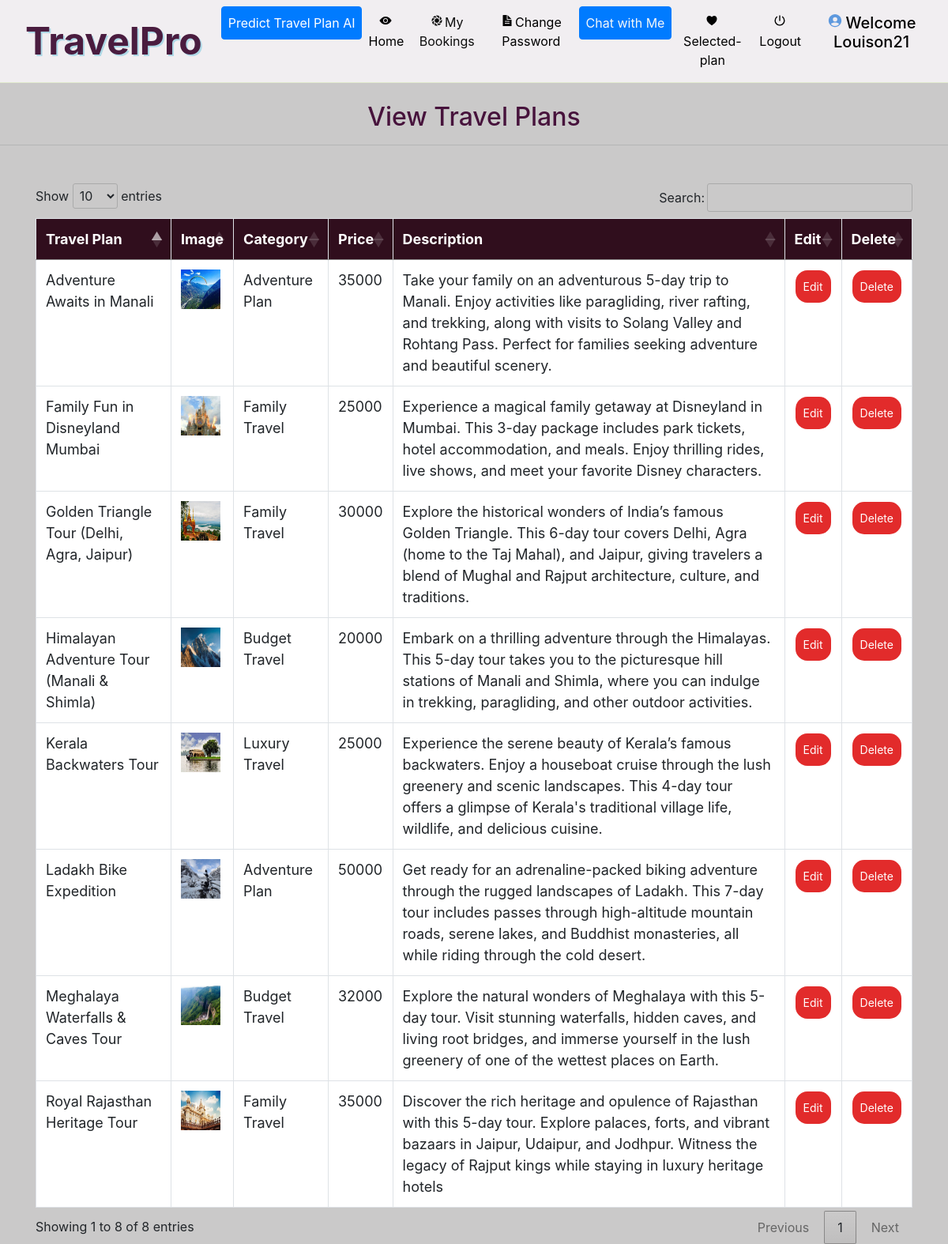
The app's page /admin_view_product (signed in) with its own data.
### grocery/models.py (models this page shows, shortened)
class Product(models.Model):
    category = models.ForeignKey(Category, on_delete=models.CASCADE, related_name='products', null=True)
    image = models.FileField(null=True)
    name = models.CharField(max_length=100)
    price = models.IntegerField(null=True)
    desc = models.TextField(null=True)
    stock = models.IntegerField(default=0)

class Category(models.Model):
    name = models.CharField(max_length=30, null=True)

### grocery/views.py (the view)
# urls.py: path('admin_view_product', Admin_View_product, name='admin_view_product'),
def Admin_View_product(request):
    if not request.user.is_authenticated:
        return redirect('login_admin')
    pro = Product.objects.all()
    d = {'pro': pro}
    return render(request, 'admin_view_product.html', d)

### grocery/templates/admin_view_product.html (shortened to what this page needs)
{% extends 'navigation.html' %}
{% block body %}
<center><h2 style="color:rgb(71, 19, 60);margin-top:2%">View Travel Plans</h2></center><hr>
 <div class="container" style="margin-top:4%">
<table class="table table-bordered" id="myTable">
  <thead>
  <tr>
    <th>Travel Plan</th>
    <th>Image</th>
      <th> Category</th>
    <th>Price</th>
       <th> Description</th>
    <th>Edit</th>
      <th>Delete</th>
  </tr>
  </thead>
   <tbody>
    {% for i in pro %}
  <tr>
    <td>{{i.name}}</td>
    <td><img src="{{i.image.url}}" style="width:50px;height:50px"></td>
      <td>{{i.category.name}}</td>
      <td>{{i.price}}</td>
      <td>{{i.desc}}</td>
    <td><a href="{% url 'edit_product' i.id %}"><button class="button button1 btn-success">Edit</button></a>
    </td>
      <td><a href="{% url 'delete_product' i.id %}" onclick="return confirm('Are you sure?')"><button class="button button1 btn-danger">Delete</button></a></td>
  </tr>
    {% endfor %}
    </tbody>
</table>
 </div>
{% endblock %}

### grocery/templates/navigation.html (shortened to what this page needs)
<!DOCTYPE html>
<html lang="en">
<head>
    {% load static %}
    <link rel="stylesheet" href="https://maxcdn.bootstrapcdn.com/bootstrap/4.0.0/css/bootstrap.min.css">
    <link rel="stylesheet" href="//cdn.datatables.net/1.10.19/css/jquery.dataTables.min.css">
    <link rel="stylesheet" href="https://cdnjs.cloudflare.com/ajax/libs/font-awesome/4.7.0/css/font-awesome.min.css">
</head>
<body style="background-color:rgb(202, 201, 201)">
<nav class="navbar navbar-expand-sm" style="background-color : #f1eef1 ; border-bottom:1px solid #e0e9cd">
    <a class="navbar-brand pl-3" href="#" style="color: rgb(74, 28, 63); font-weight: bold; font-size: 3rem; text-shadow: 2px 2px lightblue;">TravelPro</a>
    <div class="collapse navbar-collapse" id="collapsibleNavbar">
        <ul class="navbar-nav pl-2 text-center">
            {% if request.user.username %}
                {% if not request.user.is_staff %}
                <li class="nav-item">
                    <a class="nav-link btn btn-primary" href="https://intelligenttravelplanningsystem.streamlit.app/" style="color: rgb(255, 255, 255);" target="_blank">
                       </ion-icon> Predict Travel Plan AI
                    </a>
                </li>
                <li class="nav-item">
                    <a class="nav-link" href="{% url 'view_product' 0 %}" style="color:rgb(0, 0, 0)"><ion-icon style="margin-right:2px" name="eye"></ion-icon>Home</a>
                </li>
                <li class="nav-item">
                    <a class="nav-link" href="{% url 'view_booking' %}" style="color:rgb(13, 13, 13)"><ion-icon style="margin-right:2px" name="aperture"></ion-icon>My Bookings</a>
                </li>
                <li class="nav-item">
                    <a class="nav-link" href="{% url 'change_password' %}" style="color:rgb(1, 1, 1)"><ion-icon style="margin-right:2px" name="document-text-sharp"></ion-icon>Change Password</a>
                </li>
                {% endif %}
                {% if not request.user.is_staff %}
                    <li class="nav-item">
                        <a class="nav-link btn btn-primary" href="{% url 'chatbot' %}" style="color:rgb(244, 247, 248)">
                            </ion-icon>Chat with Me
                        </a>
                    </li>
                        <a class="nav-link" href="{% url 'cart' %}" style="color:rgb(1, 1, 1)">
                            <ion-icon style="margin-right:2px" name="heart"></ion-icon>Selected-plan
                        </a>
                {% endif %}
                <li class="nav-item">
                    <a class="nav-link" href="{% url 'logout' %}" style="color:rgb(0, 0, 0)"><ion-icon style="margin-right:1px" name="power-sharp"></ion-icon>Logout</a>
                </li>
                {% if not request.user.is_staff %}
                <li class="nav-item">
                    <a href="{% url 'profile' %}"><h5 class="nav-link" style="color:#000000 ; text-transform : capitalize"><ion-icon style="margin-right:4px;color:#5e99de" name="person-circle-sharp"></ion-icon>Welcome {{request.user.username}}</h5>
                    </a>
                </li>
                {% endif %}
            {% endif %}
        </ul>
    </div>
</nav>
{% block body %}
{% endblock %}
</body>
</html>

### grocery/templates/navigation.html (style rules this page uses)
* { box-sizing: border-box; }
#myTable { border-collapse: collapse; width: 100%; border: 1px solid #ddd; font-size: 18px; }
#myTable th { text-align: left; padding: 12px; background-color: rgb(48, 14, 29); color: white; }
#myTable td { text-align: left; padding: 12px; background-color: white; }
#myTable tr { border-bottom: 1px solid #ddd; }
.button { background-color: rgb(226, 43, 43); border: none; color: white; padding: 10px; text-align: center; text-decoration: none; display: inline-block; font-size: 14px; margin: 1px 1px; cursor: pointer; }
.button1 { border-radius: 15px; }
.navbar-brand { text-shadow: 1px 1px lightblue; }

### records on screen
Product: name "Kerala Backwaters Tour", image (picture), category.name "Luxury Travel", price "25000", desc "Experience the serene beauty of Kerala’s famous backwaters. Enjoy a houseboat cruise through the lush greenery and scenic landscapes. This 4-day tour offers a glimpse of Kerala's traditional village life, wildlife, and delicious cuisine."
Product: name "Royal Rajasthan Heritage Tour", image (picture), category.name "Family Travel", price "35000", desc "Discover the rich heritage and opulence of Rajasthan with this 5-day tour. Explore palaces, forts, and vibrant bazaars in Jaipur, Udaipur, and Jodhpur. Witness the legacy of Rajput kings while staying in luxury heritage hotels"
Product: name "Himalayan Adventure Tour (Manali & Shimla)", image (picture), category.name "Budget Travel", price "20000", desc "Embark on a thrilling adventure through the Himalayas. This 5-day tour takes you to the picturesque hill stations of Manali and Shimla, where you can indulge in trekking, paragliding, and other outdoor activities."
Product: name "Golden Triangle Tour (Delhi, Agra, Jaipur)", image (picture), category.name "Family Travel", price "30000", desc "Explore the historical wonders of India’s famous Golden Triangle. This 6-day tour covers Delhi, Agra (home to the Taj Mahal), and Jaipur, giving travelers a blend of Mughal and Rajput architecture, culture, and traditions."
Product: name "Meghalaya Waterfalls & Caves Tour", image (picture), category.name "Budget Travel", price "32000", desc "Explore the natural wonders of Meghalaya with this 5-day tour. Visit stunning waterfalls, hidden caves, and living root bridges, and immerse yourself in the lush greenery of one of the wettest places on Earth."
Product: name "Ladakh Bike Expedition", image (picture), category.name "Adventure Plan", price "50000", desc "Get ready for an adrenaline-packed biking adventure through the rugged landscapes of Ladakh. This 7-day tour includes passes through high-altitude mountain roads, serene lakes, and Buddhist monasteries, all while riding through the cold desert."
Product: name "Family Fun in Disneyland Mumbai", image (picture), category.name "Family Travel", price "25000", desc "Experience a magical family getaway at Disneyland in Mumbai. This 3-day package includes park tickets, hotel accommodation, and meals. Enjoy thrilling rides, live shows, and meet your favorite Disney characters."
Product: name "Adventure Awaits in Manali", image (picture), category.name "Adventure Plan", price "35000", desc "Take your family on an adventurous 5-day trip to Manali. Enjoy activities like paragliding, river rafting, and trekking, along with visits to Solang Valley and Rohtang Pass. Perfect for families seeking adventure and beautiful scenery."

### other values on screen
{{ request.user.username }} "Louison21"
